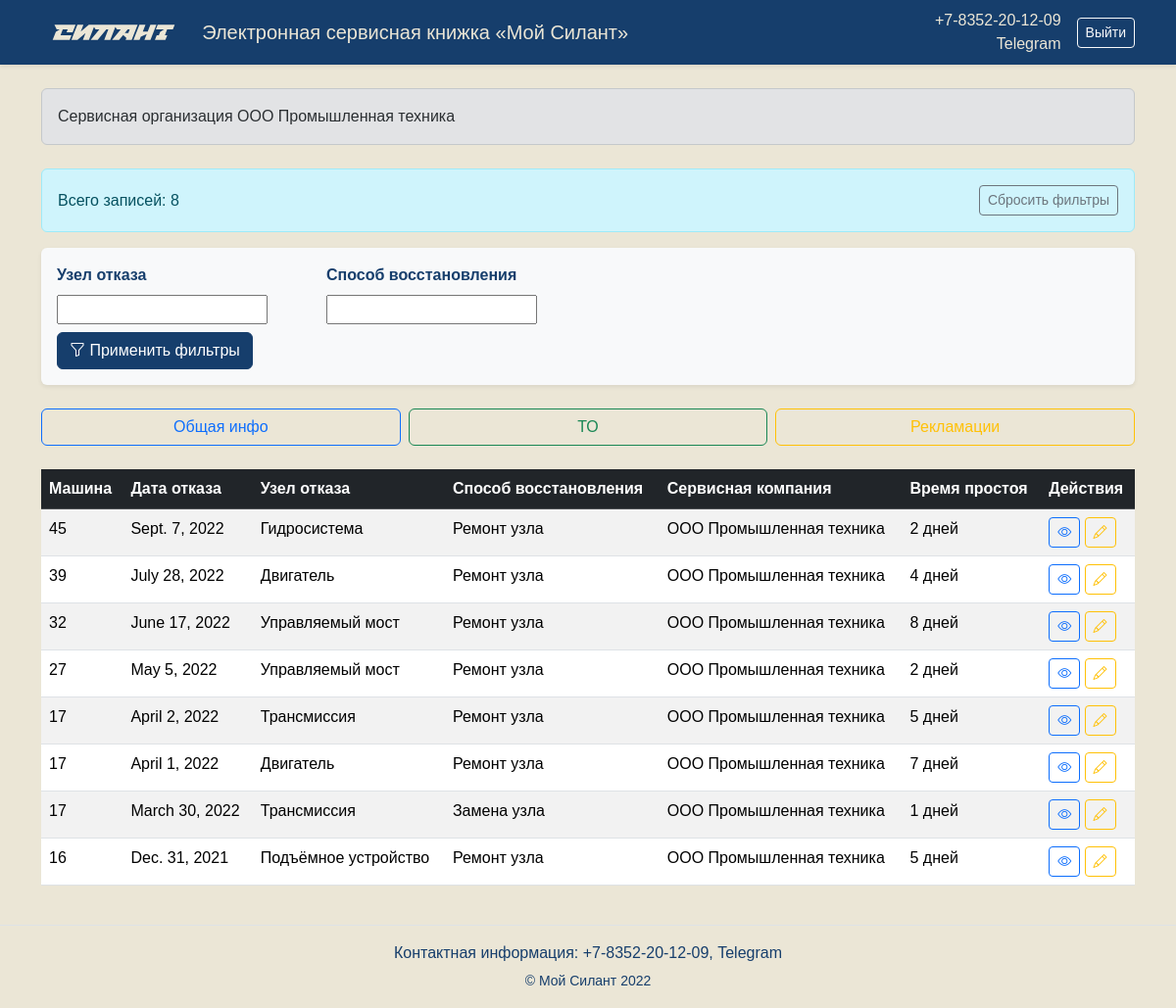
Screenshot of /reclamations/ (signed in) with the database file from the repository.
### monitoring/models.py (models this page shows, shortened)
class User(AbstractUser):
    ROLE_CHOICES = (
        ('client', 'Клиент'),
        ('service', 'Сервисная организация'),
        ('manager', 'Менеджер ЧЗСА'),
    )
    role = models.CharField(max_length=20, choices=ROLE_CHOICES, default='client')
    company = models.CharField(max_length=255, blank=True, null=True)
    phone = models.CharField(max_length=20, blank=True, null=True)

class Reclamation(models.Model):
    machine = models.ForeignKey(
        Machine,
        on_delete=models.CASCADE,
        related_name='reclamations',
        verbose_name="Машина"
    )
    failure_date = models.DateField(verbose_name="Дата отказа")
    operating_hours = models.PositiveIntegerField(verbose_name="Наработка, м/час")
    failure_node = models.ForeignKey(
        FailureNode,
        on_delete=models.PROTECT,
        verbose_name="Узел отказа"
    )
    failure_description = models.TextField(verbose_name="Описание отказа")
    recovery_method = models.ForeignKey(
        RecoveryMethod,
        on_delete=models.PROTECT,
        verbose_name="Способ восстановления"
    )
    spare_parts_used = models.TextField(blank=True, verbose_name="Используемые запасные части")
    recovery_date = models.DateField(verbose_name="Дата восстановления")
    service_company = models.ForeignKey(
        User,
        on_delete=models.SET_NULL,
        null=True,
        blank=True,
        limit_choices_to={'role': 'service'},
        verbose_name="Сервисная компания"
    )
    created_at = models.DateTimeField(auto_now_add=True)
    updated_at = models.DateTimeField(auto_now=True)
    @property
    def downtime(self):
        if self.failure_date and self.recovery_date:
            return (self.recovery_date - self.failure_date).days
        return None
    @classmethod
    def get_visible_to_user(cls, user):
        if user.role == 'client':
            return cls.objects.filter(machine__client=user)
        elif user.role == 'service':
            return cls.objects.filter(service_company=user)
        elif user.role == 'manager':
            return cls.objects.all()
        return cls.objects.none()
    def can_be_edited_by(self, user):
        if user.role == 'manager':
            return True
        elif user.role == 'service':
            return self.service_company == user
        return False
    class Meta:
        ordering = ['-failure_date']

class Machine(models.Model):
    serial_number = models.CharField(max_length=50, unique=True, verbose_name="Зав. № машины")
    machine_model = models.ForeignKey(
        MachineModel,
        on_delete=models.PROTECT,
        verbose_name="Модель техники"
    )
    engine_model = models.ForeignKey(
        EngineModel,
        on_delete=models.PROTECT,
        verbose_name="Модель двигателя"
    )
    transmission_model = models.ForeignKey(
        TransmissionModel,
        on_delete=models.PROTECT,
        verbose_name="Модель трансмиссии"
    )
    drive_axle_model = models.ForeignKey(
        DriveAxleModel,
        on_delete=models.PROTECT,
        verbose_name="Модель ведущего моста"
    )
    steering_axle_model = models.ForeignKey(
        SteeringAxleModel,
        on_delete=models.PROTECT,
        verbose_name="Модель управляемого моста"
    )
    engine_serial = models.CharField(max_length=50, verbose_name="Зав. № двигателя")
    transmission_serial = models.CharField(max_length=50, verbose_name="Зав. № трансмиссии")
    drive_axle_serial = models.CharField(max_length=50, verbose_name="Зав. № ведущего моста")
    steering_axle_serial = models.CharField(max_length=50, verbose_name="Зав. № управляемого моста")
    supply_contract = models.CharField(
        max_length=255,
        verbose_name="Договор поставки №, дата"
    )
    shipment_date = models.DateField(verbose_name="Дата отгрузки с завода")
    consignee = models.CharField(max_length=255, verbose_name="Грузополучатель")
    delivery_address = models.TextField(verbose_name="Адрес поставки (эксплуатации)")
    equipment = models.TextField(verbose_name="Комплектация (доп. опции)")
    client = models.ForeignKey(
        User,
        on_delete=models.PROTECT,
        related_name='owned_machines',
        limit_choices_to={'role': 'client'},
        verbose_name="Клиент"
    )
    service_company = models.ForeignKey(
        User,
        on_delete=models.SET_NULL,
        null=True,
        blank=True,
        related_name='serviced_machines',
        limit_choices_to={'role': 'service'},
        verbose_name="Сервисная компания"
    )
    current_hours = models.PositiveIntegerField(
        default=0,
        verbose_name="Наработка, м/час"
    )
    created_at = models.DateTimeField(auto_now_add=True)
    updated_at = models.DateTimeField(auto_now=True)
    class Meta:
        ordering = ['-shipment_date']

class FailureNode(models.Model):
    name = models.CharField(max_length=100, unique=True, verbose_name="Название")
    description = models.TextField(blank=True, verbose_name="Описание")

class RecoveryMethod(models.Model):
    name = models.CharField(max_length=100, unique=True, verbose_name="Название")
    description = models.TextField(blank=True, verbose_name="Описание")

### monitoring/views.py (the view)
class ReclamationListView(LoginRequiredMixin, FilterView):
    model = Reclamation
    template_name = 'monitoring/reclamation_list.html'
    filterset_class = ReclamationFilter
    context_object_name = 'reclamation_list'
    def get_queryset(self):
        return Reclamation.get_visible_to_user(self.request.user).order_by('-failure_date')
    def get_context_data(self, **kwargs):
        context = super().get_context_data(**kwargs)
        for reclamation in context['reclamation_list']:
            reclamation.can_edit = reclamation.can_be_edited_by(self.request.user)
        return context

### monitoring/utils.py (called while the page is built)
def role_required(roles):
    def decorator(view_func):
        @wraps(view_func)
        def wrapper(request, *args, **kwargs):
            if request.user.is_authenticated and request.user.role in roles:
                return view_func(request, *args, **kwargs)
            return HttpResponseForbidden("Доступ запрещен")
        return wrapper
    return decorator

### monitoring/templates/monitoring/reclamation_list.html (shortened to what this page needs)
{% extends "monitoring/base.html" %}
{% block content %}
<div class="container mt-4">
    <div class="alert alert-info d-flex justify-content-between align-items-center">
        <div>
            Всего записей:
            {% if is_paginated %}
                {{ reclamation_list.paginator.count }}
            {% else %}
                {{ reclamation_list|length }}
            {% endif %}
        </div>
        <div>
            <a href="?" class="btn btn-sm btn-outline-secondary">Сбросить фильтры</a>
        </div>
    </div>
    <form method="get" class="mb-4 bg-light p-3 rounded shadow-sm">
        <div class="row g-3">
            {% for field in filter.form %}
            <div class="col-12 col-md-3">
                <label class="form-label">{{ field.label }}</label>
                <div class="w-100">
                    {{ field }}
                </div>
            </div>
            {% endfor %}
            <div class="col-12 mt-2">
                <button type="submit" class="btn btn-primary">
                    <i class="bi bi-funnel"></i> Применить фильтры
                </button>
            </div>
        </div>
    </form>
    {% include "monitoring/includes/nav_buttons.html" %}
    {% if reclamation_list %}
    <div class="table-responsive">
        <table class="table table-striped table-hover">
            <thead class="table-dark">
                <tr>
                    <th>Машина</th>
                    <th>Дата отказа</th>
                    <th>Узел отказа</th>
                    <th>Способ восстановления</th>
                    <th>Сервисная компания</th>
                    <th>Время простоя</th>
                    <th>Действия</th>
                </tr>
            </thead>
            <tbody>
                {% for reclamation in reclamation_list %}
                <tr onclick="window.location='{% url 'monitoring:reclamation_detail' reclamation.pk %}';" style="cursor:pointer;">
                    <td>{{ reclamation.machine.serial_number }}</td>
                    <td>{{ reclamation.failure_date }}</td>
                    <td>{{ reclamation.failure_node.name }}</td>
                    <td>{{ reclamation.recovery_method.name }}</td>
                    <td>{{ reclamation.service_company.username }}</td>
                    <td>{{ reclamation.downtime }} дней</td>
                    <td>
                        <a href="{% url 'monitoring:reclamation_detail' reclamation.pk %}" class="btn btn-sm btn-outline-primary">
                            <i class="bi bi-eye"></i>
                        </a>
                        {% if reclamation.can_edit %}
                        <a href="{% url 'monitoring:reclamation_edit' reclamation.pk %}" class="btn btn-sm btn-outline-warning">
                            <i class="bi bi-pencil"></i>
                        </a>
                        {% endif %}
                    </td>
                </tr>
                {% endfor %}
            </tbody>
        </table>
    </div>
    {% else %}
    <div class="alert alert-warning text-center">
        Рекламации не найдены. Измените параметры фильтрации или
        <a href="?" class="alert-link">сбросьте фильтры</a>.
    </div>
    {% endif %}
</div>
{% endblock %}

### monitoring/templates/monitoring/base.html (shortened to what this page needs)
<!DOCTYPE html>
{% load static %}
<html lang="ru">
<head>
    <link href="https://cdn.jsdelivr.net/npm/bootstrap@5.3.1/dist/css/bootstrap.min.css" rel="stylesheet">
    <link rel="stylesheet" href="https://cdn.jsdelivr.net/npm/bootstrap-icons@1.10.5/font/bootstrap-icons.css">
</head>
<body>
    <header class="bg-primary text-white shadow-sm">
        <div class="container d-flex flex-wrap align-items-center justify-content-between py-2">
            <div class="d-flex align-items-center">
                <img src="{% static 'images/logotype_accent_RGB_1.svg' %}" alt="Логотип" height="50" class="me-3">
                <h1 class="h5 mb-0">Электронная сервисная книжка «Мой Силант»</h1>
            </div>
            <div class="d-flex align-items-center">
                <div class="me-3 text-end">
                    <div>+7-8352-20-12-09</div>
                    <div>Telegram</div>
                </div>
                {% if user.is_authenticated %}
                    <form method="post" action="{% url 'monitoring:logout' %}" class="d-inline">
                            <button type="submit" class="btn btn-outline-light btn-sm">Выйти</button>
                    </form>
                {% else %}
                    <a href="{% url 'monitoring:login' %}" class="btn btn-outline-light btn-sm">Войти</a>
                {% endif %}
            </div>
        </div>
    </header>
    <main class="py-4">
        <div class="container mb-4">
            {% if user.is_authenticated %}
                <div class="alert alert-secondary">
                    <div>
                        {% if user.role == "client" %}
                            Клиент
                        {% elif user.role == "service" %}
                            Сервисная организация
                        {% elif user.role == "manager" %}
                            Менеджер ЧЗСА
                        {% else %}
                            Пользователь
                        {% endif %}
                        {{ user.get_full_name|default:user.username }}
                    </div>
                </div>
            {% endif %}
        </div>
        {% block content %}{% endblock %}
    </main>
    <footer class="bg-light text-center text-muted py-3 border-top">
        <div>
            <p class="mb-1">Контактная информация: +7-8352-20-12-09, Telegram</p>
            <small>© Мой Силант 2022</small>
        </div>
    </footer>
</body>
</html>

### monitoring/templates/monitoring/base.html (style rules this page uses)
body { font-family: 'PT Astra Sans', sans-serif; color: #163E6C; background-color: #EBE6D6; }
header.bg-primary { background-color: #163E6C !important; color: #EBE6D6 !important; }
footer.bg-light { background-color: #EBE6D6 !important; color: #163E6C !important; }
.btn-primary { background-color: #163E6C; border-color: #163E6C; }
.table-dark { background-color: #163E6C; color: #EBE6D6; }
.table-responsive { overflow-x: auto; }
.form-label { font-weight: 600; }

### rows the page displays
User: get_full_name "ООО Промышленная техника"
Reclamation: machine.serial_number "45", failure_date "Sept. 7, 2022", failure_node.name "Гидросистема", recovery_method.name "Ремонт узла", service_company.username "ООО Промышленная техника", downtime "2"
Reclamation: machine.serial_number "39", failure_date "July 28, 2022", failure_node.name "Двигатель", recovery_method.name "Ремонт узла", service_company.username "ООО Промышленная техника", downtime "4"
Reclamation: machine.serial_number "32", failure_date "June 17, 2022", failure_node.name "Управляемый мост", recovery_method.name "Ремонт узла", service_company.username "ООО Промышленная техника", downtime "8"
Reclamation: machine.serial_number "27", failure_date "May 5, 2022", failure_node.name "Управляемый мост", recovery_method.name "Ремонт узла", service_company.username "ООО Промышленная техника", downtime "2"
Reclamation: machine.serial_number "17", failure_date "April 2, 2022", failure_node.name "Трансмиссия", recovery_method.name "Ремонт узла", service_company.username "ООО Промышленная техника", downtime "5"
Reclamation: machine.serial_number "17", failure_date "April 1, 2022", failure_node.name "Двигатель", recovery_method.name "Ремонт узла", service_company.username "ООО Промышленная техника", downtime "7"
Reclamation: machine.serial_number "17", failure_date "March 30, 2022", failure_node.name "Трансмиссия", recovery_method.name "Замена узла", service_company.username "ООО Промышленная техника", downtime "1"
Reclamation: machine.serial_number "16", failure_date "Dec. 31, 2021", failure_node.name "Подъёмное устройство", recovery_method.name "Ремонт узла", service_company.username "ООО Промышленная техника", downtime "5"

### other values shown
{{ reclamation_list|length }} "8"
{{ field.label }} "Узел отказа" "Способ восстановления"
